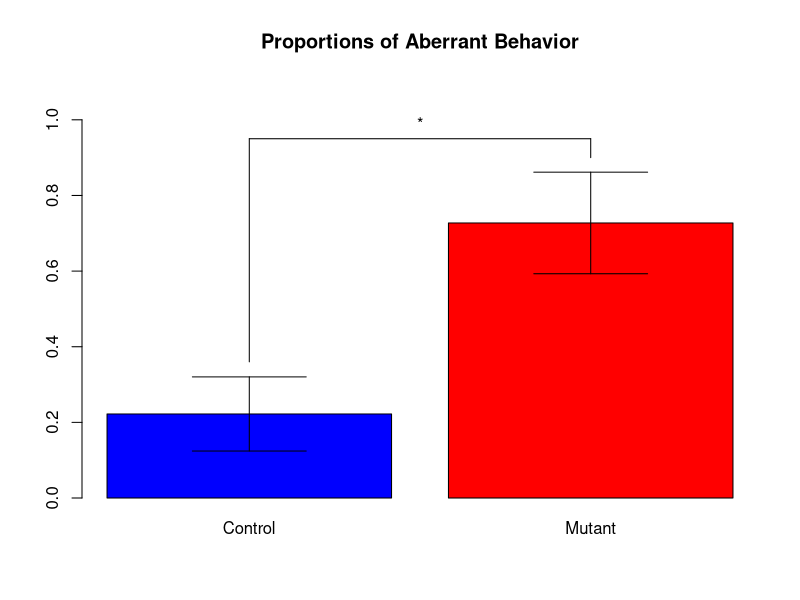

Generate this figure with R:
p1 <- 8/11
n1 <- 11
p2 <- 4/18
n2 <- 18
p <- (n1 * p1 + n2 * p2)/ (n1 + n2)
z <- (p1 - p2) / sqrt(p * (1-p) * (1/n1 + 1/n2))

seP1 <- sqrt((p1*(1-p1))/n1)
seP2 <- sqrt((p2*(1-p2))/n2)

x <- barplot(c(p2,p1),col=c("Blue","Red"),main="Proportions of Aberrant Behavior",names.arg=c("Control","Mutant"),ylim=c(0,1.1))

lines(x[c(1,1)],c(p2+seP2,p2-seP2))
lines(x[c(2,2)],c(p1+seP1,p1-seP1))
lines(c(0.5,0.9),c(p2+seP2,p2+seP2))
lines(c(0.5,0.9),c(p2-seP2,p2-seP2))
lines(c(1.7,2.1),c(p1+seP1,p1+seP1))
lines(c(1.7,2.1),c(p1-seP1,p1-seP1))

lines(x[1:2],c(.95,.95))
lines(x[c(2,2)],c(.95,.90))
lines(x[c(1,1)],c(.95,.36))
text(x[1]+((x[2]-x[1])/2),1,"*")

pval = 2*pnorm(-abs(z))
